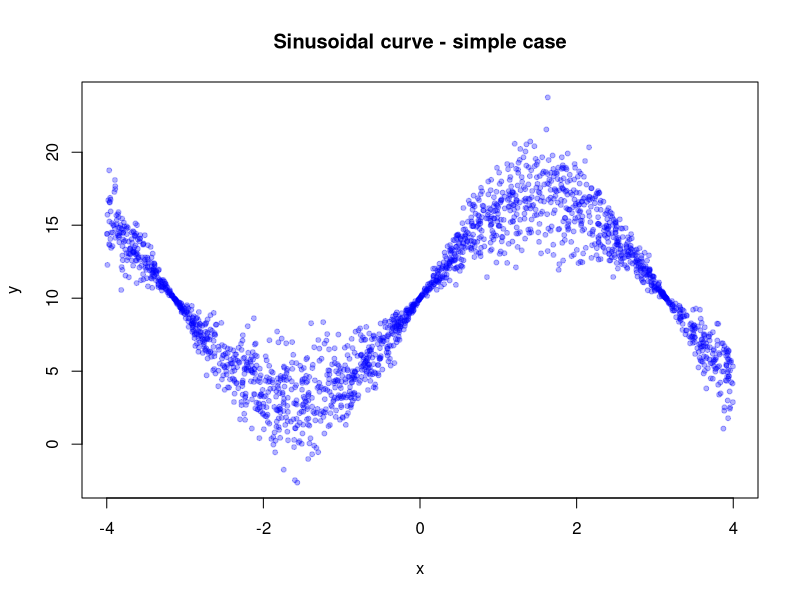
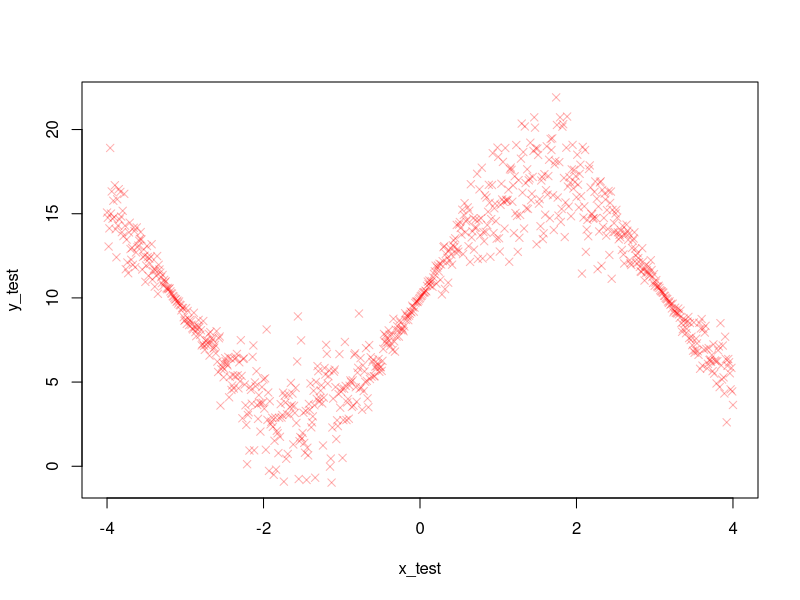
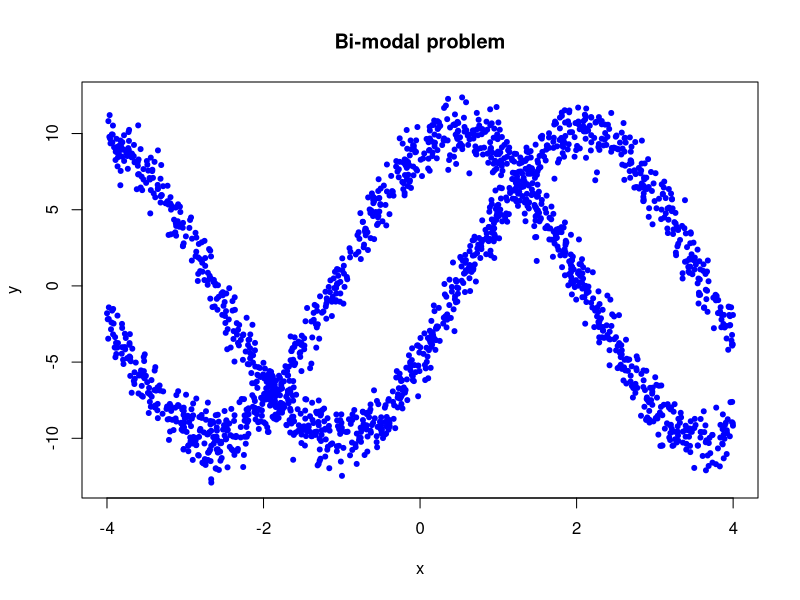
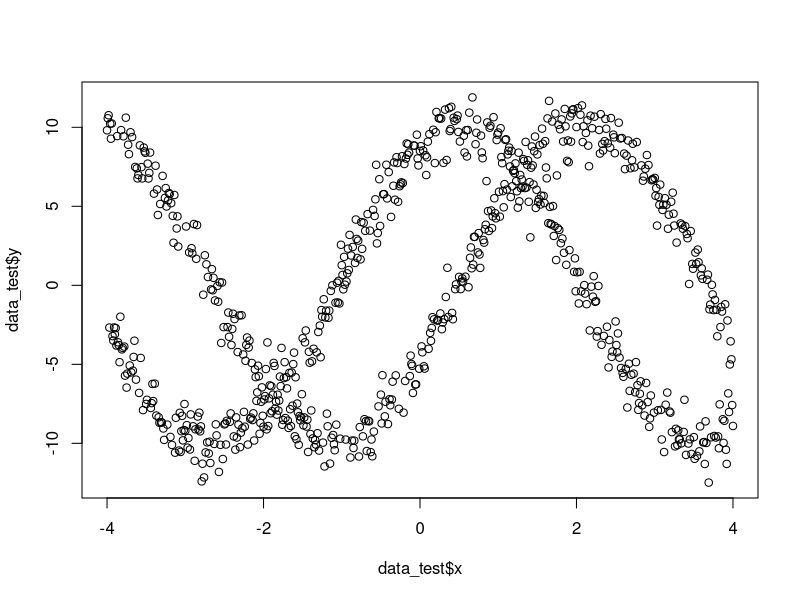
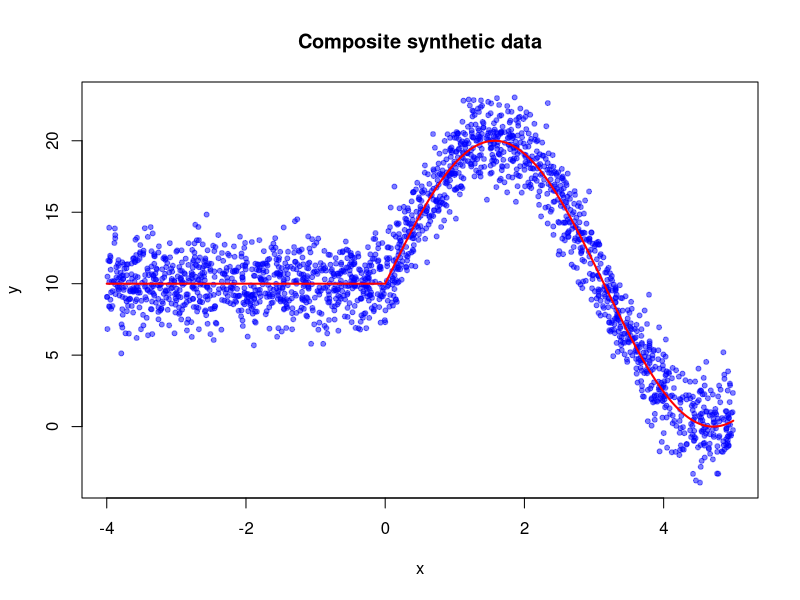
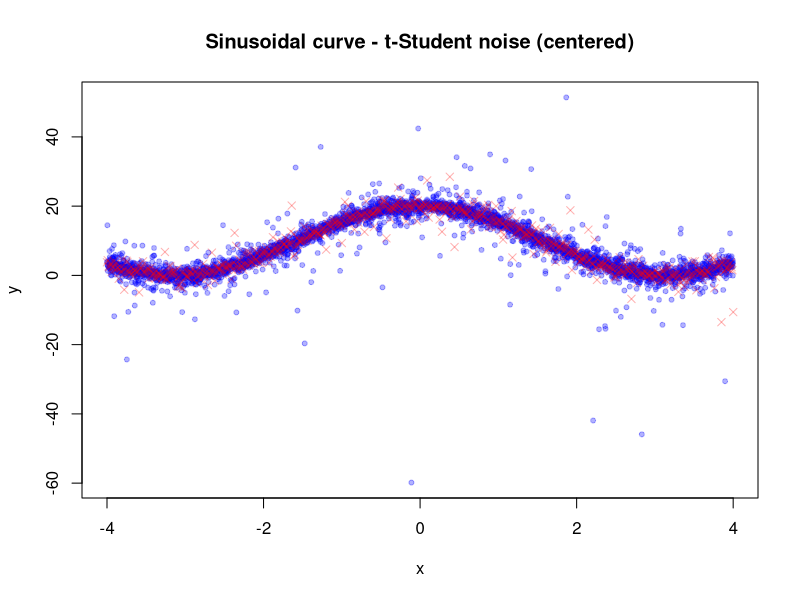
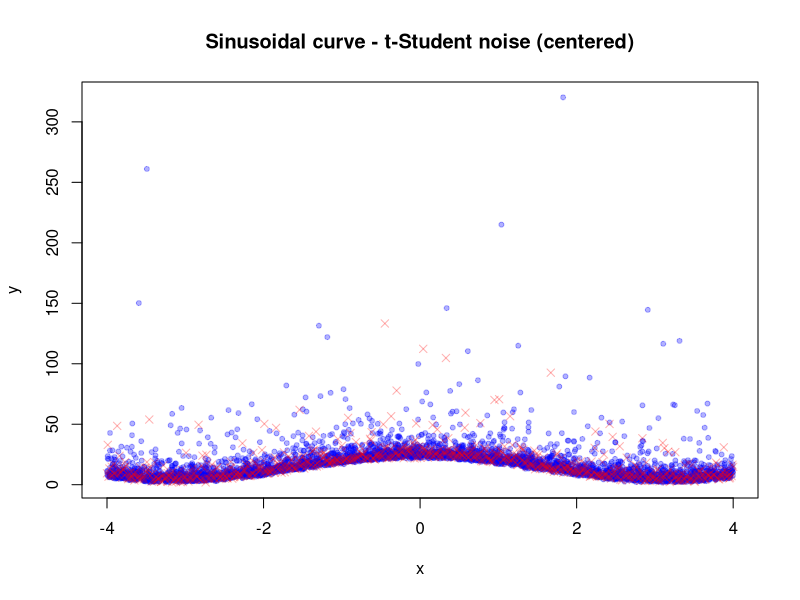

Generate these figures, in order, with R:
# Generate synth problems to test the IPs method
setwd("/home/simon/Desktop/implicit-variational-inference/implicit-processes/")
set.seed(123)
samples = 2000
error_factor = 1

# Heterocedastic problem
min_x = -4
max_x = 4

x <- runif(samples, min = min_x, max = max_x)

eps_2 <- rnorm(samples, sd = 2)
y2 <- 7 * sin(x) +10 + eps_2 * sin(x) * error_factor

data_2 <- data.frame(x = x, y = y2)

write.table(x = data_2, file = "heteroc.txt", col.names = F, row.names = F)


x_test <- seq(min_x, max_x, by = 0.01)
eps_test <- rnorm(length(x_test), sd = 2)
y_test <- 7 * sin(x_test) +10 + eps_test * sin(x_test) * error_factor

data_test <- data.frame(x = x_test, y = y_test)

write.table(x = data_test, file = "heteroc_test.txt", col.names = F, row.names = F)

plot(x, y2, pch = 20, col = rgb(red = 0, green = 0, blue = 1, alpha = 0.3), main = "Sinusoidal curve - simple case", ylab = "y")
plot(x_test, y_test, pch = 4, col = rgb(red = 1, green = 0, blue = 0, alpha = 0.3))




# Bimodal problem

setwd("/home/simon/Desktop/implicit-variational-inference/implicit-processes/")


x_1 <- runif(samples, min = min_x, max = max_x)
eps_1 <- rnorm(samples)
eps_2 <- rnorm(samples)

disc <- runif(samples, min = 0, max = 1)
data_1 <- data.frame(x = x_1, y = x_1) # Hacemos el preset de "y" y luego lo sobreescribimos

data_1$y[disc < 0.5] <- 10*cos(x_1[disc < 0.5] - 0.5) + eps_2[disc < 0.5]
data_1$y[disc > 0.5] <- 10*sin(x_1[disc > 0.5] - 0.5) + eps_1[disc > 0.5]
plot(data_1, pch = 20, col = "blue", main = "Bi-modal problem")

write.table(x = data_1, file = "bim_data.txt", col.names = F, row.names = F)


x_test <- seq(min_x, max_x, by = 0.01)
eps_test <- rnorm(length(x_test), sd = 2)
eps_1 <- rnorm(length(x_test))
eps_2 <- rnorm(length(x_test))

disc <- runif(length(x_test), min = 0, max = 1)
data_test <- data.frame(x = x_test, y = x_test) # Hacemos el preset de "y" y luego lo sobreescribimos

data_test$y[disc < 0.5] <- 10*cos(x_test[disc < 0.5] - 0.5) + eps_2[disc < 0.5]
data_test$y[disc > 0.5] <- 10*sin(x_test[disc > 0.5] - 0.5) + eps_1[disc > 0.5]

plot(data_test$x, data_test$y)

write.table(x = data_test, file = "bim_test.txt", col.names = F, row.names = F)




############################# Caso de constante y sinusoidal


setwd("/home/simon/Desktop/implicit-variational-inference/implicit-processes/")
set.seed(123)
samples = 2000
error_factor = 0.8

# Composite problem
min_x = -4
max_x = 5
bias = 10
x_cut = 0

x <- runif(samples, min = min_x, max = max_x)
eps_2 <- rnorm(samples, sd = 2)

y_temp <- 10 * sin(x) + bias
y_cut <- 10 * sin(x_cut) + bias
y_temp[x < x_cut] <- y_cut

y_final <- y_temp  + eps_2 * error_factor

new_data <- data.frame(x = x, y = y_final)
write.table(x = new_data, file = "composite_data.txt", col.names = F, row.names = F)


x_test <- seq(min_x, max_x, by = 0.01)
y_test_temp <-  10 * sin(x_test) + bias
y_test_temp[x_test < x_cut] <- y_cut

y_test <- y_test_temp + rnorm(length(x_test), sd = 2) * error_factor

new_data_test <- data.frame(x = x_test, y = y_test)
write.table(x = new_data_test, file = "composite_data_test.txt", col.names = F, row.names = F)


plot(x, y_final, col = rgb(red = 0, green = 0, blue = 1, alpha = 0.5), pch = 20, ylab = "y", xlab = "x", main = "Composite synthetic data")
lines(x_test, y_test_temp, col = "red", lwd = 2)


########################################################################################
################################ Heavy tails cases #####################################
########################################################################################

setwd("/home/simon/Desktop/implicit-variational-inference/implicit-processes/synthetic_cases/")
set.seed(123)
samples = 4000
error_factor = 1

# Heterocedastic problem
min_x = -4
max_x = 4
deg_f = 2

x <- runif(samples, min = min_x, max = max_x)

eps_t_central <- rt(samples, deg_f) # T-student, 2 df, centrada
y_t_central <- 10 * cos(x) + 10 + eps_t_central * error_factor

data_t_central <- data.frame(x = x, y = y_t_central)

write.table(x = data_t_central, file = "t_central.txt", col.names = F, row.names = F)

x_test_tcentral <- seq(min_x, max_x, by = 0.01)
eps_tcentral <- rt(length(x_test_tcentral), deg_f)
y_test_tcentral <- 10 * cos(x_test_tcentral) + 10 + eps_tcentral * error_factor

data_test <- data.frame(x = x_test_tcentral, y = y_test_tcentral)

write.table(x = data_test, file = "t_central_test.txt", col.names = F, row.names = F)

plot(x, y_t_central, pch = 20, col = rgb(red = 0, green = 0, blue = 1, alpha = 0.3), main = "Sinusoidal curve - t-Student noise (centered)", ylab = "y")
points(x_test_tcentral, y_test_tcentral, pch = 4, col = rgb(red = 1, green = 0, blue = 0, alpha = 0.3))


### SKEWED T-STUDENT DISTRIBUTION

setwd("/home/simon/Desktop/implicit-variational-inference/implicit-processes/synthetic_cases/")
set.seed(123)
samples = 4000
error_factor = 1

# Heterocedastic problem
min_x = -4
max_x = 4
skw_factor = 5
deg_f = 2

x <- runif(samples, min = min_x, max = max_x)

eps_t_skw <- rt(samples, deg_f, skw_factor) # T-student, 2 df, sesgada
y_t_skw <- 10 * cos(x) + 10 + eps_t_skw * error_factor

data_t_skw <- data.frame(x = x, y = y_t_skw)

write.table(x = data_t_skw, file = "t_skw.txt", col.names = F, row.names = F)

x_test_tskw <- seq(min_x, max_x, by = 0.01)
eps_tskw <- rt(length(x_test_tskw), deg_f, skw_factor)
y_test_tskw <- 10 * cos(x_test_tskw) + 10 + eps_tskw * error_factor

data_test <- data.frame(x = x_test_tskw, y = y_test_tskw)

write.table(x = data_test, file = "t_skw_test.txt", col.names = F, row.names = F)

plot(x, y_t_skw, pch = 20, col = rgb(red = 0, green = 0, blue = 1, alpha = 0.3), main = "Sinusoidal curve - t-Student noise (centered)", ylab = "y")
points(x_test_tskw, y_test_tskw, pch = 4, col = rgb(red = 1, green = 0, blue = 0, alpha = 0.3))
